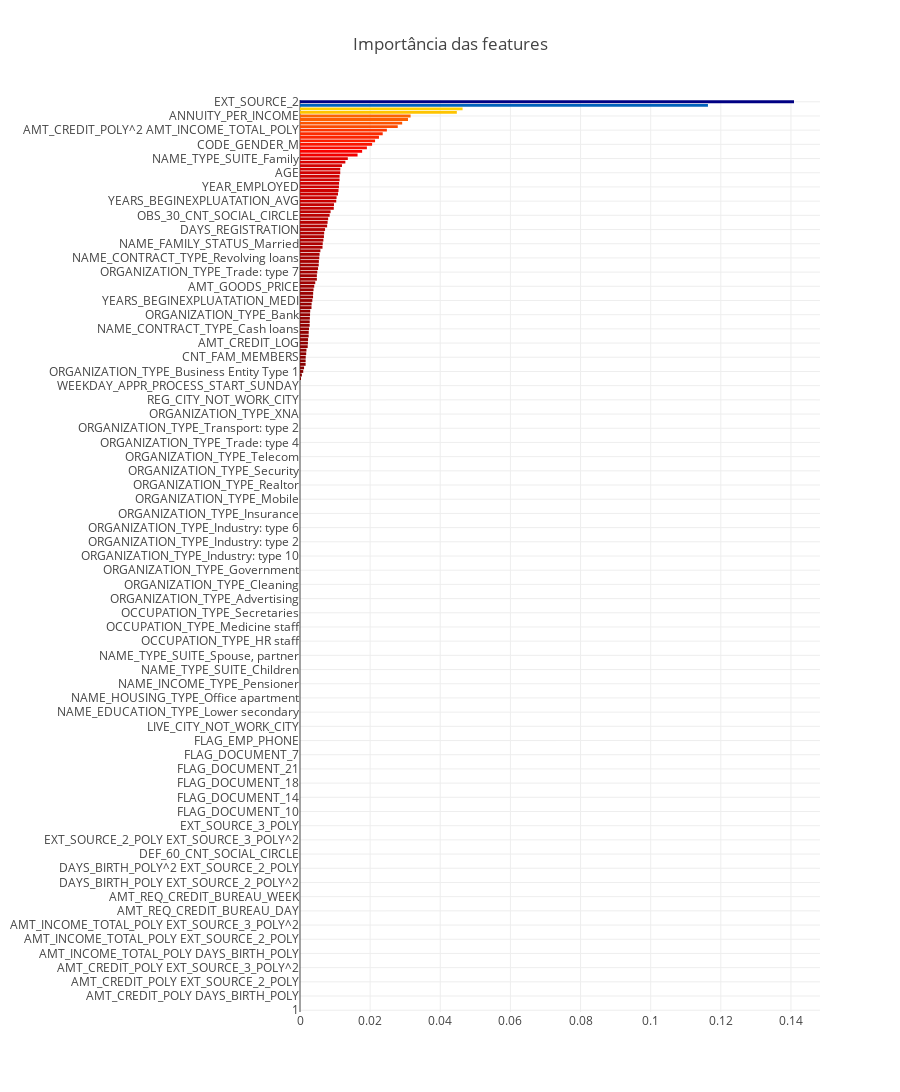

Notebook cell for this chart:
### Markdown cell above
O score voltou a subir e o valor ideal para min_samples_leaf ficou 65 e min_samples_split com 1800

### Code cell
param4 = {'max_features': np.arange(1, 30, 1)} 
grid4 = GridSearchCV(estimator = GradientBoostingClassifier(learning_rate = 0.1,
                                                                n_estimators = 90,
                                                                max_depth=3,
                                                                max_features = 'sqrt',
                                                                subsample = 0.8,
                                                                min_samples_leaf= 65,
                                                                min_samples_split = 1800,
                                                                random_state = 10), 
param_grid = param4, scoring = 'roc_auc', n_jobs = 4, iid = False, cv = 5) 
grid4.fit(x_train, y_train) 

display(grid4.grid_scores_, grid4.best_params_, grid4.best_score_)
draw_feature_importance(grid4.best_estimator_.feature_importances_, x_train.columns)

### Figure 1 — Plotly figure (JSON) as saved in the notebook; plotly's stock layout.template omitted (floating-point values rounded to 4 significant figures; data arrays with more than 128 entries replaced by an {"elided": "..."} marker saying what was removed)
{"data": [{"marker": {"color": {"elided": "257 float values"}, "colorscale": "Jet", "reversescale": true}, "name": "Importância das features", "orientation": "h", "type": "bar", "uid": "c9f77e06-ee03-11e8-8729-605718f38acb", "x": {"elided": "257 float values"}, "y": {"elided": "257 str values"}}], "layout": {"height": 4000, "margin": {"l": 300}, "title": "Importância das features", "width": 900, "yaxis": {"showgrid": true}}}
